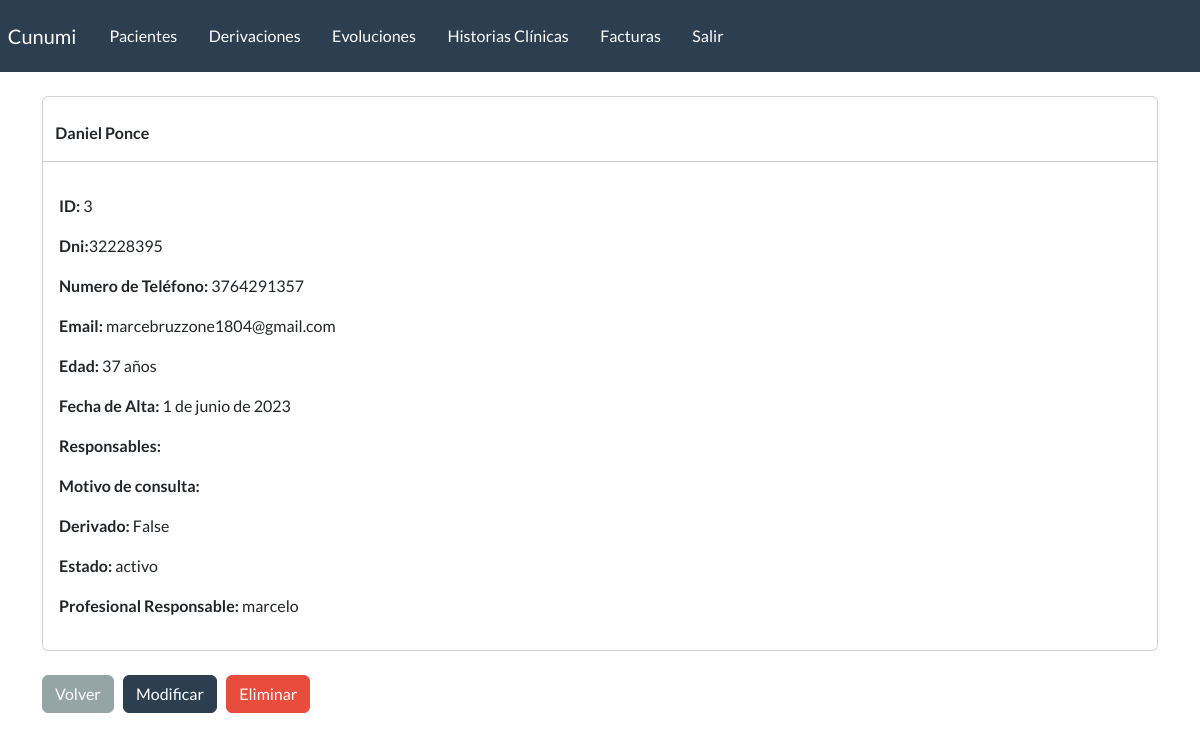
The page /detalle-paciente/3 (signed in) on the database as committed earlier.
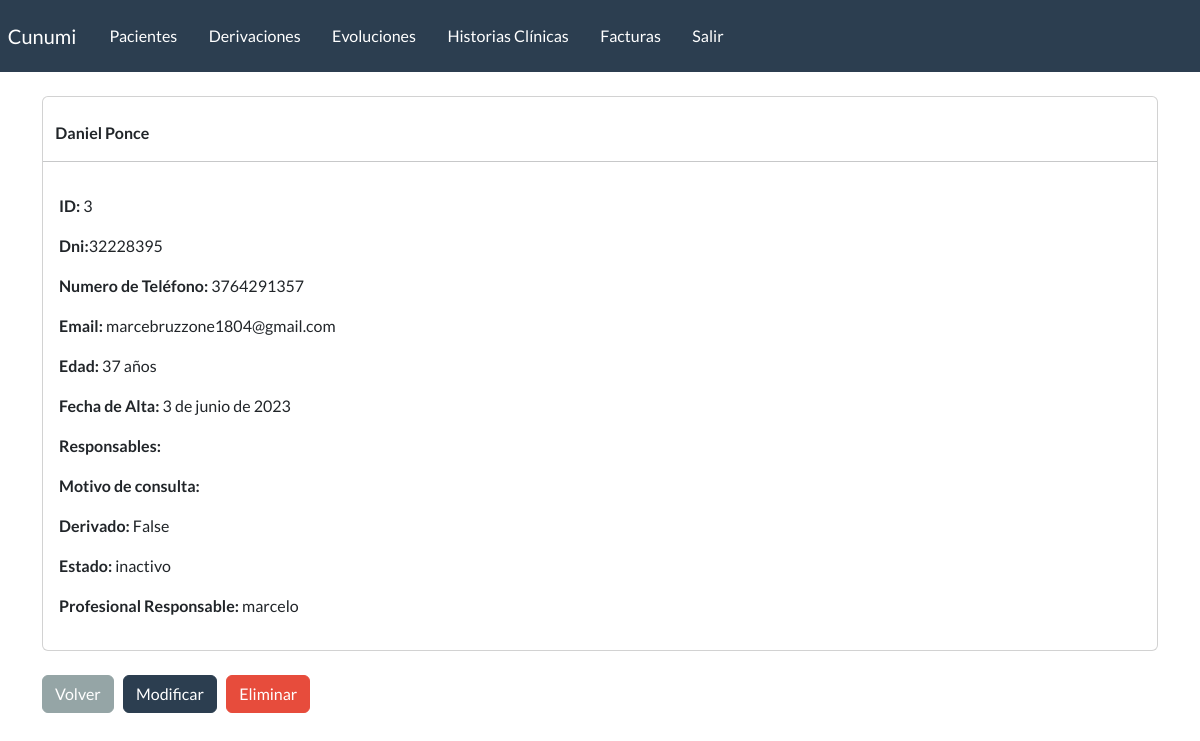
The same page on the database as committed later.
### webapp/models.py (models this page shows, shortened)
class paciente(models.Model):
    nombre = models.CharField(max_length=100)
    apellido = models.CharField(max_length=100, blank=True)
    dni = models.CharField(max_length=100, blank=True)
    telefono = models.CharField(max_length=100, blank=True)
    email = models.EmailField(blank=True)
    edad = models.IntegerField(blank=True)
    fecha_inicio = models.DateField(blank=True, null=True)
    responables = models.CharField(max_length=200, blank=True)
    motivo_consulta = models.CharField(max_length=200, blank=True)
    derivado = models.BooleanField(default=False)
    email = models.EmailField(blank=True)
    estado_choices = (
        ('activo', 'activo'),
        ('inactivo', 'inactivo'),
        ('alta', 'alta'),
        ('derivado', 'derivado'))
    estado = models.CharField(max_length=20, choices=estado_choices, default='activo')
    profesional_responsable = models.ForeignKey(User, on_delete=models.CASCADE, blank=True)

### webapp/views.py (the view)
# urls.py: path('detalle-paciente/<int:pk>', views.detalle_paciente, name='detalle_paciente'),
@login_required(login_url='my-login')
def detalle_paciente(request, pk):
    paciente_seleccionado = paciente.objects.get(id=pk)
    context = {
        'paciente':paciente_seleccionado
    }
    return render(request, 'webapp/paciente/detalle.html', context=context)

### webapp/templates/webapp/paciente/detalle.html (shortened to what this page needs)
{% extends 'webapp/base.html' %}
{% block content %}
        <div class="card">
            <strong>
                <br>
                {{paciente.nombre}}
                {{paciente.apellido}}
            </strong>
            <hr>
            <div class="card-body">
                <p><strong>ID: </strong>{{paciente.id}}</p>
                <p><strong>Dni:</strong>{{paciente.dni}}</p>
                <p><strong>Numero de Teléfono: </strong>{{paciente.telefono}}</p>
                <p><strong>Email: </strong>{{paciente.email}}</p>
                <p><strong>Edad: </strong>{{paciente.edad}} años</p>
                <p><strong>Fecha de Alta: </strong>{{paciente.fecha_inicio}}</p>
                <p><strong>Responsables: </strong>{{paciente.responsables}}</p>
                <p><strong>Motivo de consulta: </strong>{{paciente.motivo_consulta}}</p>
                <p><strong>Derivado: </strong>{{paciente.derivado}}</p>
                <p><strong>Estado: </strong>{{paciente.estado}}</p>
                <p><strong>Profesional Responsable: </strong>{{paciente.profesional_responsable}}</p>
            </div>
        </div>
        <br>
        <a href="{% url 'dashboard' %}" class="btn btn-secondary">Volver</a>
        <a href="{% url 'modificar_paciente' paciente.id %}" class="btn btn-primary">Modificar</a>
        <a href="{% url 'eliminar_paciente' paciente.id %}" class="btn btn-danger">Eliminar</a>
{% endblock %}

Rows that differ between the two databases and show on the page:
changed paciente "Daniel": fecha_inicio "1 de junio de 2023" → "3 de junio de 2023"; estado "activo" → "inactivo"
